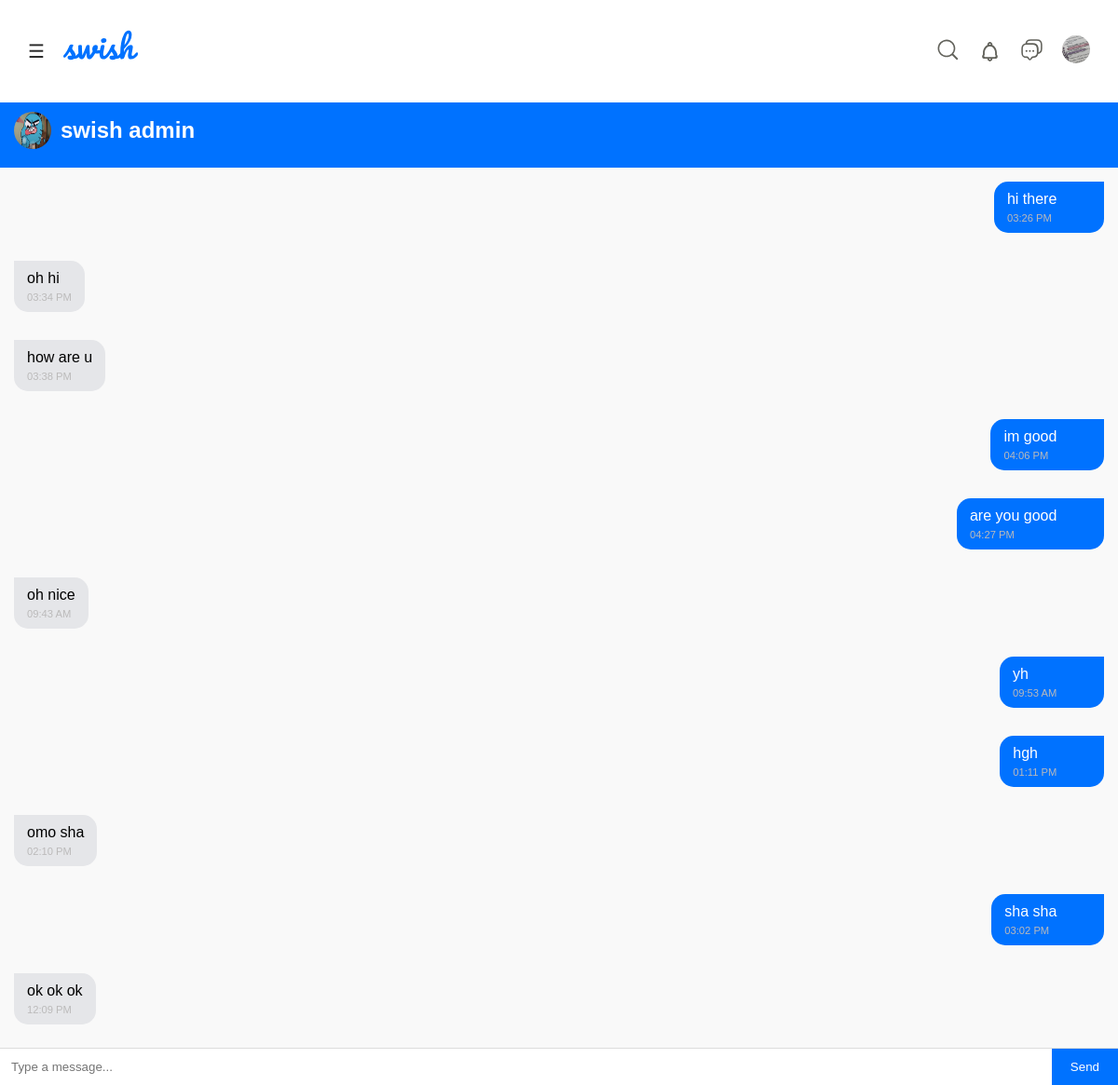
The page /chat/swish/ (signed in) on the database its author committed.
### swishapp/models.py (models this page shows, shortened)
class Profile(models.Model):
    user = models.OneToOneField(User, on_delete=models.CASCADE)
    bio = models.TextField(max_length=500, blank=True)
    profile_picture = models.ImageField(
        upload_to='profile_pics/',
        default='profile_pics/default.jpg'
    )
    phone = models.CharField(max_length=20, blank=True)
    twitter = models.URLField(blank=True)
    instagram = models.URLField(blank=True)

class Message(models.Model):
    conversation = models.ForeignKey(Conversation, on_delete=models.CASCADE, related_name="messages")
    sender = models.ForeignKey(User, on_delete=models.CASCADE)
    body = models.TextField()
    timestamp = models.DateTimeField(auto_now_add=True)
    is_read = models.BooleanField(default=False)
    class Meta:
        ordering = ('timestamp',)

### swishapp/views.py (the view, shortened to what this page needs)
# urls.py: path('chat/<str:username>/', views.chat_view, name='messages_chat'),
@no_cache
@login_required
def chat_view(request, username):
    if request.user.username == username:
        return redirect('user_profile', username=username)
    other_user = get_object_or_404(User, username=username)
    conversations = Conversation.objects.filter(participants=request.user)\
                                       .filter(participants=other_user)
    if conversations.exists():
        conversation = conversations.order_by('-updated_at').first()
        if conversations.count() > 1:
            conversations.exclude(id=conversation.id).delete()
    else:
        conversation = Conversation.objects.create()
        conversation.participants.add(request.user, other_user)
    conversation.messages.filter(
        sender=other_user, is_read=False
    ).update(is_read=True)
    return render(request, 'messages_chats.html', {
        'conversation': conversation,
        'messages': conversation.messages.all(),
        'other_user': other_user
    })

### swishapp/context_processors.py (called while the page is built)
def unread_messages(request):
    if request.user.is_authenticated:
        unread_count = 0
        conversations = Conversation.objects.filter(participants=request.user)
        for conv in conversations:
            unread_count += conv.messages.filter(
                is_read=False
            ).exclude(sender=request.user).count()
        return {'unread_messages_count': unread_count}
    return {'unread_messages_count': 0}

def unread_notifications(request):
    if request.user.is_authenticated:
        notifications = Notification.objects.filter(
            recipient=request.user
        ).select_related('sender', 'sender__profile', 'post')[:20]  # Get 20 most recent
        unread_count = Notification.objects.filter(
            recipient=request.user,
            is_read=False
        ).count()
        return {
            'unread_notifications_count': unread_count,
            'notifications': notifications
        }
    return {
        'unread_notifications_count': 0,
        'notifications': []
    }

### swishapp/models.py (called while the page is built)
    def get_link(self):
        if self.notification_type == 'like' and self.post:
            return f"/post/{self.post.id}/"
        elif self.notification_type == 'comment' and self.post:
            return f"/post/{self.post.id}/"
        elif self.notification_type == 'reply' and self.post:
            return f"/post/{self.post.id}/"
        elif self.notification_type == 'follow':
            return f"/user/{self.sender.username}/"
        elif self.notification_type == 'message':
            return f"/messages/chat/{self.sender.username}/"
        elif self.notification_type == 'new_post' and self.post:
            return f"/post/{self.post.id}/"
        elif self.notification_type == 'new_job':
            return "/find_jobs/"
        return "#"

### templates/messages_chats.html (shortened to what this page needs)
{% load static %}
<!DOCTYPE html>
<html lang="en">
<head>
  <link rel="stylesheet" href="/static/Css/messages_chat.css">
</head>
<body class="dark-mode">
  <div class="entire-header">
    <div class="menu-bar">
      <div class="left-side">
        <div class="hamburger" onclick="toggleMenu()">
          &#9776;
        </div>
      </div>
      <div class="right-side">
        <div class="search-container">
              <div class="search-icon" onclick="toggleSearch()">
                  <img src="/static/images/magnifying-glass-backup-svgrepo-com.svg" alt="search">
              </div>
              <ul id="searchHistory" class="hidden"></ul>
          </div>
                        <div class="notification-icon" onclick="toggleNotifications(this)">
                               <div class="icon">
                        <img src="/static/images/notifications-svgrepo-com.svg" alt="">
                    </div>
                </div>
                <div class="icon message-icon-wrapper">
                    <img id="messagesIcon"
                        src="/static/images/messages-1-svgrepo-com.svg"
                        alt="messages"
                        onclick="window.location.href='{% url 'messages_list' %}'">
                </div>
               <div class="pfp-icon">
                 <a href="{% url 'my_profile' %}">
                  <img src="{{ request.user.profile.profile_picture.url }}" alt="">
                 </a>
               </div>
      </div>
    </div>
  </div>
    <div class="chat-container">
      <div class="chat-header">
        <a href="{% url 'user_profile' other_user.username %}" class="receiver-profile-link">
          <div class="chat-user">
            <img src="{{ other_user.profile.profile_picture.url }}" alt="pfp">
            <h2>{{ other_user.get_full_name|default:other_user.username }}</h2>
          </div>
        </a>
      </div>
      <div class="chat-box">
        {% for message in messages %}
          <div class="message {% if message.sender == request.user %}sent{% else %}received{% endif %}" id="message-{{ message.id }}">
            <div class="message-content">
              <p>{{ message.body }}</p>
              <span class="timestamp">{{ message.timestamp|date:"h:i A" }}</span>
            </div>
            {% if message.sender == request.user %}
              <form method="POST" action="{% url 'delete_message' message.id %}" class="delete-message-form">
              </form>
            {% endif %}
          </div>
        {% empty %}
          <p class="no-messages-text">Start the conversation 🎉</p>
        {% endfor %}
      </div>
      <form method="POST" action="{% url 'messages_chat' other_user.username %}" class="chat-input">
        <input type="text" name="message" placeholder="Type a message..." autocomplete="off">
        <button type="submit">Send</button>
      </form>
    </div>
</body>
</html>

### static/Css/messages_chat.css (style rules this page uses)
* { margin: 0; padding: 0; box-sizing: border-box; font-family: 'Poppins', sans-serif; }
.entire-header { padding: 30px; width: 100%; height: fit-content; background-color: white; position: fixed; top: 0; left: 0; right: 0; background: white; z-index: 1000; }
.menu-bar { display: flex; flex-direction: row; align-items: center; justify-content: space-between; }
.left-side { display: flex; flex-direction: row; align-items: center; gap: 20px; }
.hamburger { font-size: 20px; cursor: pointer; color: rgb(40, 40, 40); }
svg { width: 80px; height: 50px; padding-bottom: 13px; }
.right-side { display: flex; flex-direction: row; align-items: center; justify-content: center; gap: 20px; }
.search-container { position: relative; display: flex; align-items: center; }
.search-icon img { width: 25px; height: 25px; cursor: pointer; }
#searchHistory { position: absolute; top: 36px; right: 35px; z-index: 1000; width: 500px; display: grid; grid-template-columns: repeat(2, 240px); background: white; border-radius: 8px; list-style: none; padding: 5px 0; margin: 0; max-height: 200px; overflow-y: auto; }
.hidden { display: none; }
.icon { display: flex; align-items: center; }
.icon img { width: 25px; height: 25px; }
.notification-icon { position: relative; }
.pfp-icon img { width: 30px; height: 30px; object-fit: cover; border-radius: 50%; }
.chat-container { display: flex; flex-direction: column; height: 100vh; padding: 100px 0 0 0; background: #fff; width: 100%; }
.chat-header { display: flex; align-items: center; padding: 20px 15px; background: #0072ff; color: #fff; width: 100%; }
.chat-header .chat-user { display: flex; align-items: center; gap: 10px; }
.chat-header img { width: 40px; height: 40px; border-radius: 50%; }
.receiver-profile-link { display: flex; align-items: center; gap: 8px; text-decoration: none; color: inherit; }
.chat-box { flex: 1; padding: 15px; overflow-y: auto; background: #f9f9f9; display: flex; flex-direction: column; gap: 20px; width: 100%; scrollbar-width: none; -ms-overflow-style: none; }
.message { max-width: 70%; padding: 10px 14px; margin-bottom: 10px; border-radius: 15px; position: relative; display: flex; align-items: center; gap: 10px; }
.message p { margin: 0; }
.message-content { flex: 1; }
.delete-message-form { display: inline-flex; margin: 0; padding: 0; }
.received { background: #e5e6e9; align-self: flex-start; border-top-left-radius: 0; }
.sent { background: #0072ff; color: #fff; align-self: flex-end; border-top-right-radius: 0; margin-left: 30%; }
.timestamp { font-size: 0.7em; color: #bbbaba; margin-top: 5px; display: block; }
.chat-input { display: flex; border-top: 1px solid #ddd; }
.chat-input input { flex: 1; padding: 12px; border: none; outline: none; }
.chat-input button { background: #0072ff; color: white; border: none; padding: 12px 20px; cursor: pointer; }
.message-icon-wrapper { position: relative; display: inline-block; cursor: pointer; }
body { background: #ffffff; color: #000000; }

### rows shown on the page
Message: body "hi there", timestamp "03:26 PM"
Message: body "oh hi", timestamp "03:34 PM"
Message: body "how are u", timestamp "03:38 PM"
Message: body "im good", timestamp "04:06 PM"
Message: body "are you good", timestamp "04:27 PM"
Message: body "oh nice", timestamp "09:43 AM"
Message: body "yh", timestamp "09:53 AM"
Message: body "hgh", timestamp "01:11 PM"
Message: body "omo sha", timestamp "02:10 PM"
Message: body "sha sha", timestamp "03:02 PM"
Message: body "ok ok ok", timestamp "12:09 PM"

### other values the page prints
{{ other_user.get_full_name|default:other_user.username }} "swish admin"
